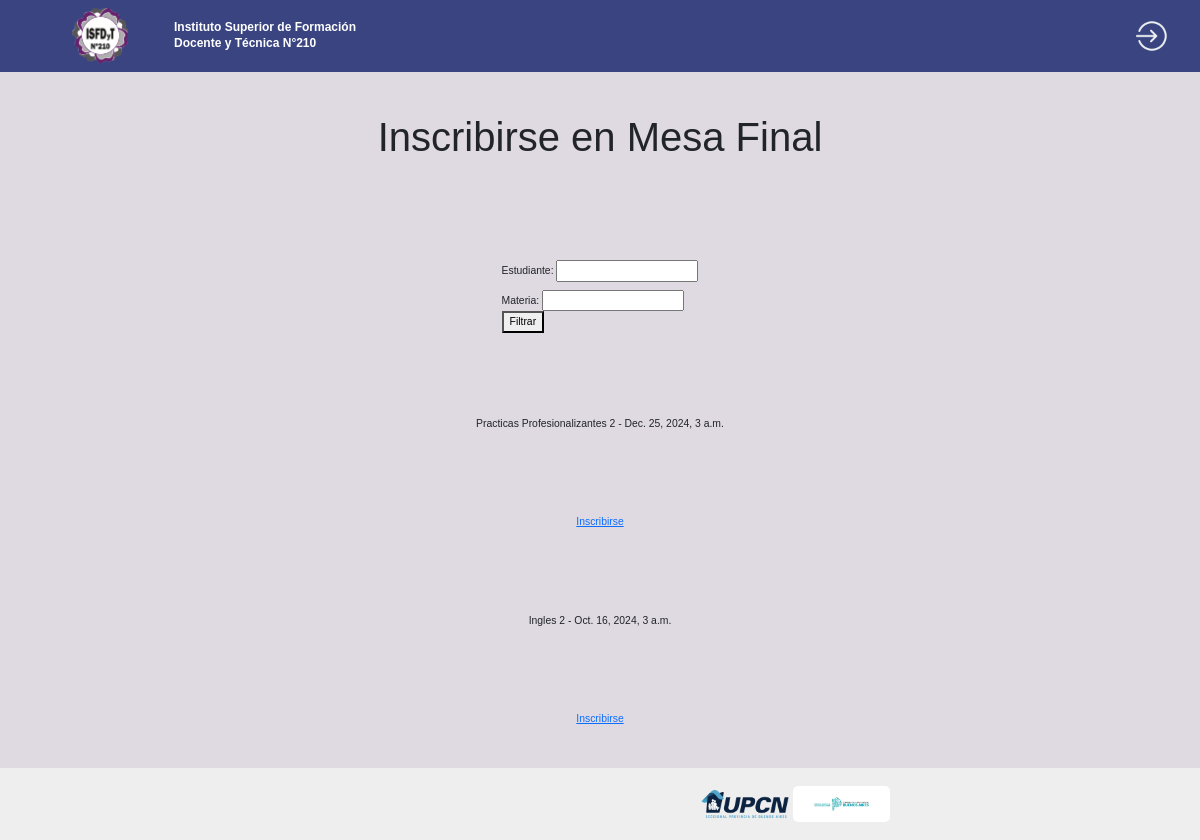
Screenshot of /inscribir_mesa_final/ with the database file from the repository.
### inscripcionFinales/models.py (models this page shows, shortened)
class MesaFinal(models.Model):
    materia= models.ForeignKey(Materia, on_delete=models.CASCADE, blank=False, null=False )
    llamado= models.DateTimeField('Llamado', null=False, blank=False)
    vigente= models.BooleanField(default=True)
    inscripcionAbierta = models.BooleanField(default=False)

class Materia(models.Model):
    nombre_materia = models.CharField('nombre_materia', max_length=50)
    carrera = models.ForeignKey('Carrera',on_delete=models.CASCADE,null=True)
    profesor = models.ForeignKey('Usuario',on_delete=models.CASCADE,null=True)
    inscripcionAbierta = models.BooleanField(default=False)
    Inicio = '12:00'
    Inicio1 = '14:00'
    Inicio2 = '16:00'
    Inicio3 = '18:00'
    Inicio4 = '20:00'
    HORARIO_CHOICES = (
        ('12:00', '12:00'),
        ('14:00', '14:00'),
        ('16:00', '16:00'),
        ('18:00', '18:00'),
        ('20:00', '20:00')
        )
    Horario=models.CharField(max_length=22, choices=HORARIO_CHOICES, default='12:00')
    ANIO_CHOICES = (
        (1, '1'),
        (2, '2'),
        (3, '3'),
        (4, '4'),
     )
    anio=models.IntegerField(choices=ANIO_CHOICES, default=1)
    DIA_CHOICES = (
        ('Lunes', 'Lunes'),
        ('Martes', 'Martes'),
        ('Miércoles', 'Miércoles'),
        ('Jueves', 'Jueves'),
        ('Viernes', 'Viernes'),
    )
    dia = models.CharField(max_length=20, choices=DIA_CHOICES, default='Lunes')
    def __str__(self):
        return self.nombre_materia

### inscripcionFinales/views.py (the view)
# urls.py: path('inscribir_mesa_final/', inscribir_mesa_final, name='inscribir_mesa_final'),
def inscribir_mesa_final(request):
    if request.method == 'POST':
        filtro_form = FiltroInscripcionForm(request.POST)
        if filtro_form.is_valid():
            estudiante = filtro_form.cleaned_data.get('estudiante')
            materia = filtro_form.cleaned_data.get('materia')
            mesas_finales = MesaFinal.objects.filter(materia__nombre__icontains=materia,inscripcionfinal__usuario__nombre__icontains=estudiante)
        else:
            mesas_finales = MesaFinal.objects.all()
    else:
        filtro_form = FiltroInscripcionForm()
        mesas_finales = MesaFinal.objects.all()
    context = {'mesas_finales': mesas_finales, 'filtro_form': filtro_form}
    return render(request, 'finales/inscribir_mesa_final.html', context)

### inscripcionFinales/forms.py
class FiltroInscripcionForm(forms.Form):
    estudiante = forms.CharField(required=False)
    materia = forms.CharField(required=False)

### inscripcionFinales/templates/finales/inscribir_mesa_final.html (shortened to what this page needs)
{% extends 'base/base.html' %}
{% block content %}
<h1>Inscribirse en Mesa Final</h1>
<form method="post" action="">
    {{ filtro_form.as_p }}
    <button type="submit">Filtrar</button>
</form>
{% for mesa_final in mesas_finales %}
    <p>{{ mesa_final.materia }} - {{ mesa_final.llamado }}</p>
    <a href="{% url 'inscribir_mesa_final' %}">Inscribirse</a>
{% endfor %}
{% endblock %}

### inscripcionFinales/static/style.css (style rules this page uses)
html { box-sizing: border-box; }
input { margin-top: 0.5rem; }
*, *:before, *:after { box-sizing: inherit; }
body { font-family: 'Trebuchet MS', 'Arial', sans-serif; font-style: normal; font-size: 0.65rem; overflow-x: hidden; position: relative; width: 100vw; max-width: 100vw; min-height: 100vh; background-color: #DFD9E1; }
p { margin: 0; padding: 0; }

### rows the page displays
MesaFinal: materia "Practicas Profesionalizantes 2", llamado "Dec. 25, 2024, 3 a.m."
MesaFinal: materia "Ingles 2", llamado "Oct. 16, 2024, 3 a.m."
